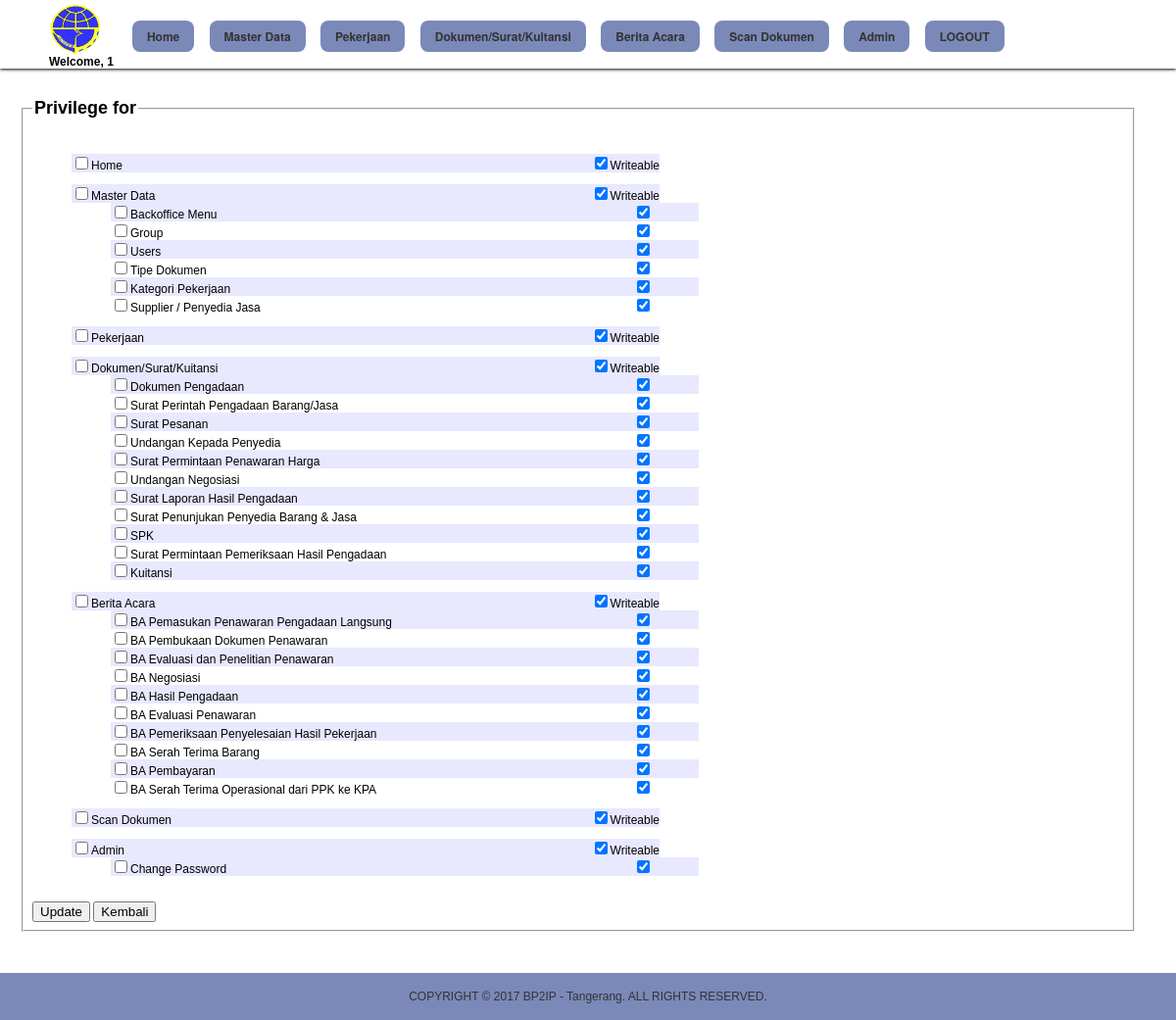
Page /menu_privileges.php (signed in) on the earlier database version.
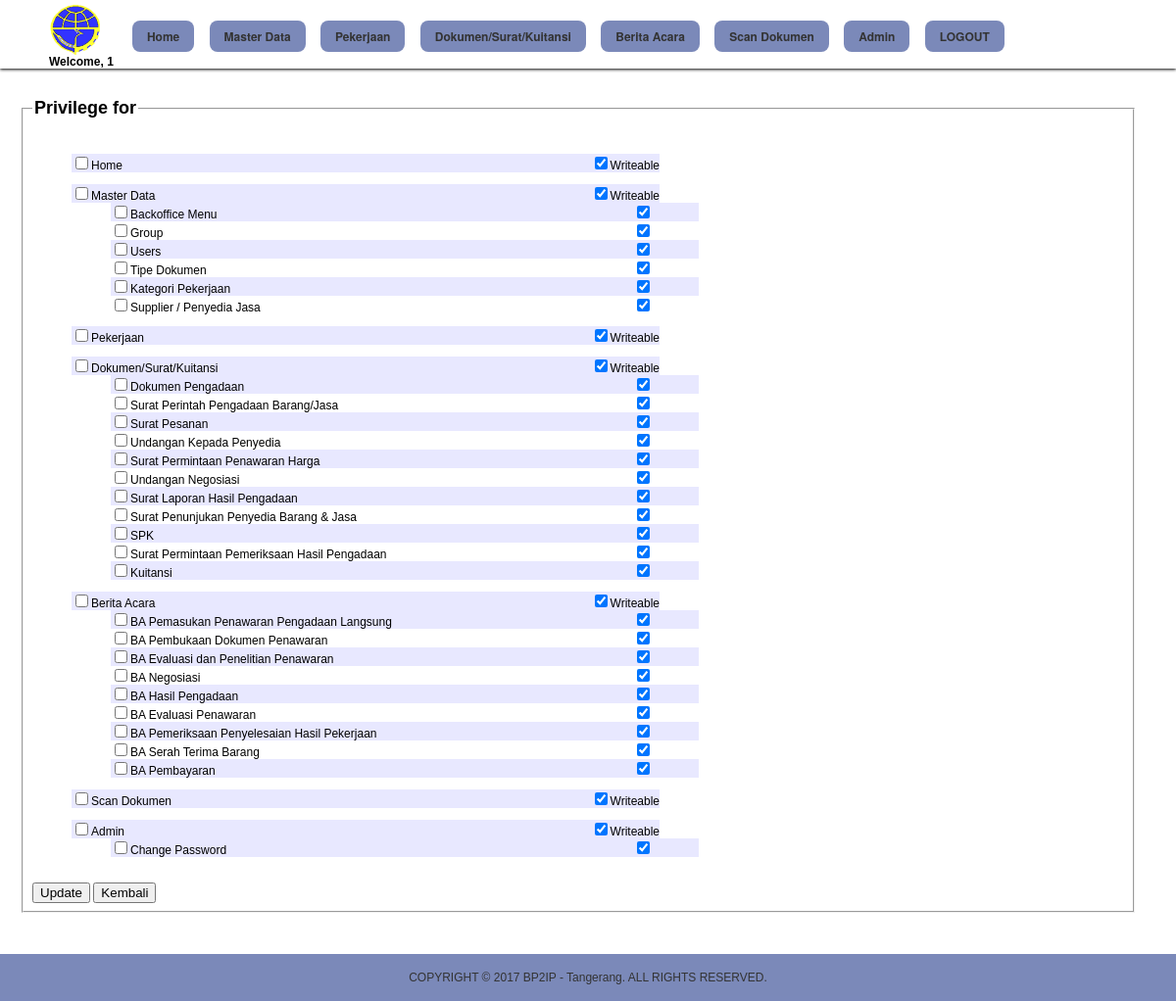
Same page on the later database version.
### tables this page shows
CREATE TABLE `backoffice_menu` (
  `id` int(11) NOT NULL AUTO_INCREMENT,
  `seqno` int(11) NOT NULL,
  `parent_id` int(11) NOT NULL,
  `name` varchar(100) NOT NULL,
  `url` varchar(100) NOT NULL,
  `is_active` tinyint(4) NOT NULL,
  `created_at` datetime DEFAULT NULL,
  `created_by` varchar(100) NOT NULL,
  `created_ip` varchar(20) DEFAULT NULL,
  `updated_at` datetime DEFAULT NULL,
  `updated_by` varchar(100) NOT NULL,
  `updated_ip` varchar(20) DEFAULT NULL,
  `xtimestamp` timestamp NOT NULL DEFAULT CURRENT_TIMESTAMP ON UPDATE CURRENT_TIMESTAMP,
  PRIMARY KEY (`id`)
);

### common.php (called while the page is built, shortened)
<?php
	$__appstitle				= "Aplikasi Database Arsip BP2IP - Tangerang";
	$__isloggedin				= @$_SESSION["isloggedin"];
	$__user_id					= @$_SESSION["user_id"];
	$__fullname					= @$_SESSION["fullname"];
	include_once "classes/database.php";
    include_once "classes/form_elements.php";
    include_once "classes/tables.php";
	$db = new Database();
	$f = new FormElements();
	$t = new Tables();
	$__group_id 				= $db->fetch_single_data("users","group_id",array("id" => $__user_id));
	if($__group_id > 0){
		$db->addtable("backoffice_menu_privileges");
		$db->addfield("backoffice_menu_id");
		$db->where("group_id",$__group_id);
	} else if($__user_id == 1) {
		$db->addtable("backoffice_menu");
		$db->addfield("id");
	}
	$arrmenu = $db->fetch_data(true);
	foreach($arrmenu as $menu){
		$__menu_ids[$menu[0]] = 1;
	}
	function javascript($script){  ?> <script> $( document ).ready(function() { <?=$script;?> }); </script> <?php }

### classes/database.php (called while the page is built, shortened)
<?php
    class Database {
        protected $host   = "";
        protected $user   = "";
        protected $pass   = "";
        protected $dbname = "";
        protected $tables = array();
        protected $fields = array();
        protected $where  = array();
        protected $order  = array();
        protected $limit  = "";
		protected $db;
		public function __construct(){
			$this->lines = file($_SERVER["DOCUMENT_ROOT"]."/db_config_arsiparis_ulp.txt");
			$this->arrconfig = explode("|",$this->lines[0]);
			$this->host   = $this->arrconfig[0];
			$this->user   = $this->arrconfig[1];
			$this->pass   = $this->arrconfig[2];
			$this->dbname = $this->arrconfig[3];
			$this->db = $this->conn();
		}
        protected function conn(){
			return mysqli_connect($this->host,$this->user,$this->pass,$this->dbname);
        }
        protected function execute($sql){
            return mysqli_query($this->db,$sql);
        }
        public function fetch_query($sql,$withindex = false){
            $hsl = $this->execute($sql);
            if(mysqli_affected_rows($this->db)>0){
                if(mysqli_affected_rows($this->db)>1 || $withindex){
                    $arr = array();
                    while($temp = mysqli_fetch_array($hsl)){ $arr[] = $temp; }
                    return $arr;
                } else {
                    return mysqli_fetch_array($hsl);
                }
            }
            return array();
        }
        protected function fetch_data_clear(){
            $this->tables = array();
            $this->fields = array();
            $this->where = array();
            $this->awhere = "";
            $this->order = array();
            $this->limit = "";
            $this->joiners = array();
        }
        public function addtable($table){
            array_push($this->tables,$table);
        }
        public function addfield($field,$tablekey=0){
			if(stripos(" ".$field,"concat(") == 0 && stripos(" ".$field,"count(") == 0){
				$arrfield = explode(",",$field);
				foreach($arrfield as $_field){
					$this->fields[$_field]=$tablekey;
				}
			} else {
				$this->fields[$field]=$tablekey;
			}
        }
        public function where($field,$value,$datatype = 's',$operator = '=',$tablekey = 0){
            if(!$datatype) $datatype = "s";
            if(!$operator) $operator = "=";
            $this->where[] = array("tablekey"=>$tablekey,"field"=>$field,"value"=>$value,"datatype"=>$datatype,"operator"=>$operator);
        }
        public function order($field,$tablekey = 0){
            $this->order[] = array("tablekey"=>$tablekey,"field"=>$field);
        }
        public function limit($value){
            $this->limit = $value;
        }
		public function fetch_single_data($table,$field,$wheres,$orders = array()) {
			if(count($wheres) > 0) {
				foreach($wheres as $condition => $value) {
					$values = explode(":",$value);
				}
			}
			return $this->fetch_data(false,0);
		}
        public function fetch_data($withindex = false,$field_index = null){
            $_fields = "";
			if(count($this->fields) > 0){
				foreach ($this->fields as $field => $tablekey){
					if(stripos(" ".$field,"concat(") > 0 || stripos(" ".$field,"count(") > 0){
						$_fields .= $field.",";
					} else {
						$_fields .= $this->tables[$tablekey].".`".$field."`,";
					}
				}
				$_fields = substr($_fields,0,-1);
			} else {
				$_fields = " * ";
			}
            foreach ($this->tables as $key => $table){
                if($key == 0) {
                    $_tables = $table;
                } else {
                    $_tables .= " INNER JOIN ".$table." ON ".$joinkeys[$key-1];
                }
            }
            $whereclause = "";
            foreach($this->where as $arr){
                $wherevalue = " ".$arr["operator"]." ";
				if(strtoupper($arr["operator"]) == "IN"){
						$wherevalue .= "(".$this->in_value($arr["value"]).")";
				}else{
					if($arr["datatype"] == 's'){
						$wherevalue .= "'".$arr["value"]."'";
					}else{
						$wherevalue .= $arr["value"];
					}
				}
                $whereclause .= " ".$this->tables[$arr["tablekey"]].".".$arr["field"].$wherevalue." AND";
            }
            if($whereclause) $whereclause = "WHERE ".substr($whereclause,0,-4);
			$orderclause = "";
            foreach($this->order as $arr){
                $orderclause .= $this->tables[$arr["tablekey"]].".".$arr["field"].",";
            }
            if($orderclause) $orderclause = "ORDER BY ".substr($orderclause,0,-1);
			if($this->limit != ""){$limit = " LIMIT ".$this->limit;} else {$limit = "";}
            $return = $this->fetch_query("SELECT $_fields FROM $_tables $whereclause $orderclause $limit",$withindex);
			if(is_null($field_index)){
				return $return;
			} else {
				if(count($return) > 0) return $return[$field_index];
			}
        }
    }
?>

### menu_privileges.php (the view, shortened to what this page needs)
<?php include_once "head.php";?>
	<fieldset>
	<legend class="bo_title">Privilege for <?=$db->fetch_single_data("groups","name",array("id"=>$_GET["id"]));?></legend>
	<form method="POST" action="?id=<?=$_GET["id"];?>">
	<?php
			$group_exist = $db->fetch_single_data("backoffice_menu_privileges","id",array("group_id" => $_GET["id"]));
			$db->addtable("backoffice_menu"); $db->addfield("id,name"); $db->where("parent_id",0); $db->order("seqno");
			$arrmenu = $db->fetch_data(true);
			foreach($arrmenu as $menu){
				$checked = "";
				$is_writable_checked = "";
				if($db->fetch_single_data("backoffice_menu_privileges","privilege",array("group_id"=>$_GET["id"],"backoffice_menu_id"=>$menu["id"])) > 1 || !$group_exist){$is_writable_checked = "checked";}
				echo "<ul class='menu_list' style='list-style-type:none'>";
				echo "<li><div>".$f->input("is_check[".$menu["id"]."]","1","type='checkbox' ".$checked).$menu["name"];
				echo "<div style='float:right;'>".$f->input("is_writable[".$menu["id"]."]","1","type='checkbox' ".$is_writable_checked)."Writeable</div></div></li>";
				$db->addtable("backoffice_menu"); $db->addfield("id,name"); $db->where("parent_id",$menu["id"]); $db->where("is_active","0","i",">"); $db->order("seqno");
				$arrsubmenu = $db->fetch_data(true);
				if(count($arrsubmenu) > 0){
					echo "<ul class='menu_list' style='list-style-type:none'>";
					foreach($arrsubmenu as $submenu){
						$checked = "";
						$is_writable_checked = "";
						if($db->fetch_single_data("backoffice_menu_privileges","privilege",array("group_id"=>$_GET["id"],"backoffice_menu_id"=>$submenu["id"])) > 1 || !$group_exist){$is_writable_checked = "checked";}
						echo "<li><div><a>".$f->input("is_check[".$submenu["id"]."]","1","type='checkbox' ".$checked).$submenu["name"];
						echo "<div style='float:right;'>".$f->input("is_writable[".$submenu["id"]."]","1","type='checkbox' ".$is_writable_checked)."&nbsp;&nbsp;&nbsp;&nbsp;&nbsp;&nbsp;&nbsp;&nbsp;&nbsp;&nbsp;&nbsp;&nbsp;&nbsp;&nbsp;</div></div></li>";
					}
					echo "</ul>";
				}
				echo "</ul>";
			}
			echo "<br>";
	?>
	<?=$f->input("save","Update","type='submit'");?> <?=$f->input("back","Kembali","type='button' onclick=\"window.location='groups_list.php';\"");?>
	</form>
	</fieldset>
<?php include_once "footer.php";?>

### head.php (shortened to what this page needs)
<?php include_once "common.php"; ?>
<!DOCTYPE html PUBLIC "-//W3C//DTD XHTML 1.0 Transitional//EN" "http://www.w3.org/TR/xhtml1/DTD/xhtml1-transitional.dtd">
<?php if(!$_isexport){ ?>
	<html>
		<head>
			<link rel="stylesheet" type="text/css" href="styles/style.css">
			<link rel="stylesheet" type="text/css" href="backoffice.css">
			<link rel="stylesheet" type="text/css" href="calendar/calendar-win2k-cold-1.css">
			<link rel="stylesheet" type="text/css" href="styles/jquery.fancybox.css" media="screen" />
			<link rel="stylesheet" href="font/font.css">
		</head>
		<body id="bodyid" style="margin:0px;">
			<?php include_once "menu.php";?>
			<?php
				if($__isloggedin){
			?>
				<div style="width:95%;margin-top:20px;margin-left:20px;margin-right:20px;">
			<?php
				}
			?>
<?php } ?>

### menu.php (shortened to what this page needs)
<header class="fixedHeader">
	<table width="100%">
		<tr>
			<td>&nbsp;</td>
			<td align="center" width="1100">
				<table style="background-color: rgba(255, 255, 255, 0.0);height:60px;width:100%;" cellpadding="0" cellspacing="0">
					<tr>
						<td nowrap width="1">
							<img src="images/logo.jpg" style="height:52px;cursor:pointer;border:0px;" alt="<?=$__appstitle;?>" title="<?=$__appstitle;?>" onclick="window.location='index.php';">
						</td>
						<td style="width:30px;" align="left" nowrap>
						<td align="left" valign="top" nowrap>
							<nav id="primary_nav_wrap">
								<ul>
									<?php
										if($__isloggedin){
											$db->addtable("backoffice_menu"); $db->addfield("id,name,url"); $db->where("parent_id",0); $db->where("is_active","1"); $db->order("seqno");
											$arrmenu = $db->fetch_data(true);
											foreach($arrmenu as $menu){
												if($__menu_ids[$menu["id"]]){
													echo "<li class='bo_menu'><a href='".$menu["url"]."'>".$menu["name"]."</a>";
													echo "</li>";
													echo "<li>&nbsp;</li>";
												}
											}
											echo "<li class='bo_menu'><a href='index.php?logout_action=1'>LOGOUT</a></li>";
										}
									?>
								</ul>
							</nav>
						</td>
					</tr>
					<tr>
						<td colspan="3">
							<?php if($__isloggedin){ ?>
								<b>Welcome, <?=$__fullname;?></b>
							<?php } ?>
						</td>
					</tr>
				</table>
			</td>
			<td>&nbsp;</td>
		</tr>
	</table>
</header>
<div style="height:80px;"></div>

### classes/form_elements.php (shortened to what this page needs)
<?php
class FormElements extends Database {
    public function input($name,$value="",$attr="",$class=""){
		if ($value!="") $value='value="'.$value.'"';
        return '<input name="'.$name.'" id="'.$name.'" '.$value.' '.$attr.' '.$class.' onmouseover="try{ hiding_select_box(\'\'); } catch(e){}">';
    }
}
?>

### footer.php
<?php if(!$_isexport){ ?>
	</div>
			<br>
			<br>
			<br>
			<div class="footer_area" id="footer_area">
				<div>
					<br>
					<?=$t->start("width='900'");?>
						<?=$t->row(array("COPYRIGHT &copy; ".date("Y")." BP2IP - Tangerang. ALL RIGHTS RESERVED."),array("align='middle' style='color:#333;'"));?>
					<?=$t->end();?>
					<br>
				</div>
			</div>
		</body>
	</html>
<?php } ?>

### classes/tables.php (shortened to what this page needs)
<?php
class Tables{
    public function start($attr="",$name="",$class=""){
        return "<table name='$name' id='$name' $attr class='$class'>";
    }
	public function end(){
		return "</table>";
	}
    public function row($columns,$col_attrs=array("nowrap valign='top'"),$row_attr="",$class=""){
		$return = '<tr '.$row_attr.' class="'.$class.'">';
		foreach($columns as $key => $column){
			if(count($col_attrs) <= 1){ $col_attr = $col_attrs[0]; } else {$col_attr = @$col_attrs[$key];}
			$return .= '<td '.$col_attr.'>'.$column.'</td>';
		}
		$return .= "</tr>";
		return $return;
	}
}
?>

### styles/style.css (style rules this page uses)
body { font-family: Helvetica,Arial,sans-serif; font-size:12px; background-color:#E5E5E5; }
.fixedHeader { position: fixed; top: 0px; left: 0px; z-index: 2000; width: 100%; }
.fixedHeader:first-child { height:70px; box-shadow: 0px 1px 3px #000; background-color: rgba(255, 255, 255, 0.80); }
.footer_area { position :absolute; width:100%; background-color: rgba(67, 87, 156, 0.7); }
.footer_area div { display:table; margin:auto; }

### backoffice.css (style rules this page uses)
.bo_title { font-size:18px; font-weight:bolder; margin-bottom:20px; }
.bo_menu { position:relative; float:left; cursor:pointer; font-size:14px; -moz-border-radius: 8px; -webkit-border-radius: 8px; background-color:rgba(67, 87, 156, 0.7); }
#primary_nav_wrap { margin-top:15px }
#primary_nav_wrap ul { list-style:none; position:relative; float:left; margin:0; padding:0 }
#primary_nav_wrap ul a { display:block; color:#333; text-decoration:none; font-weight:700; font-size:12px; line-height:32px; padding:0 15px; font-family:"HelveticaNeue","Helvetica Neue",Helvetica,Arial,sans-serif }
#primary_nav_wrap ul li { position:relative; float:left; margin:3px; padding:0 }

### menu_privileges.php (style rules this page uses)
.menu_list li:nth-child(odd) { background-color: rgb(232, 232, 255); }
.menu_list { width:600px; }

Differences in the rows shown:
no longer on this page (row edited): backoffice_menu: name "BA Serah Terima Operasional dari PPK ke KPA", shown under "Berita Acara"
